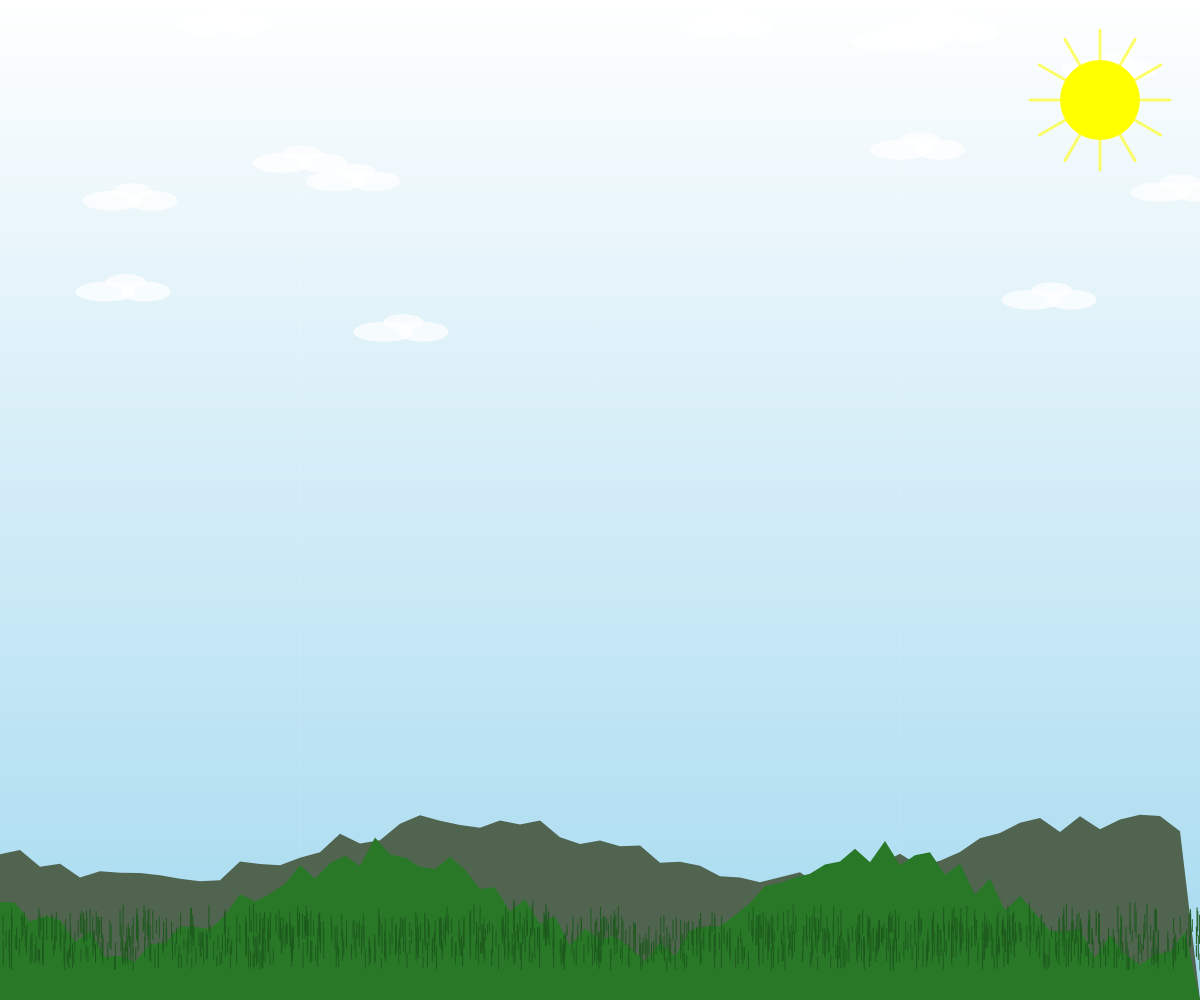
Frame 1 (no input)
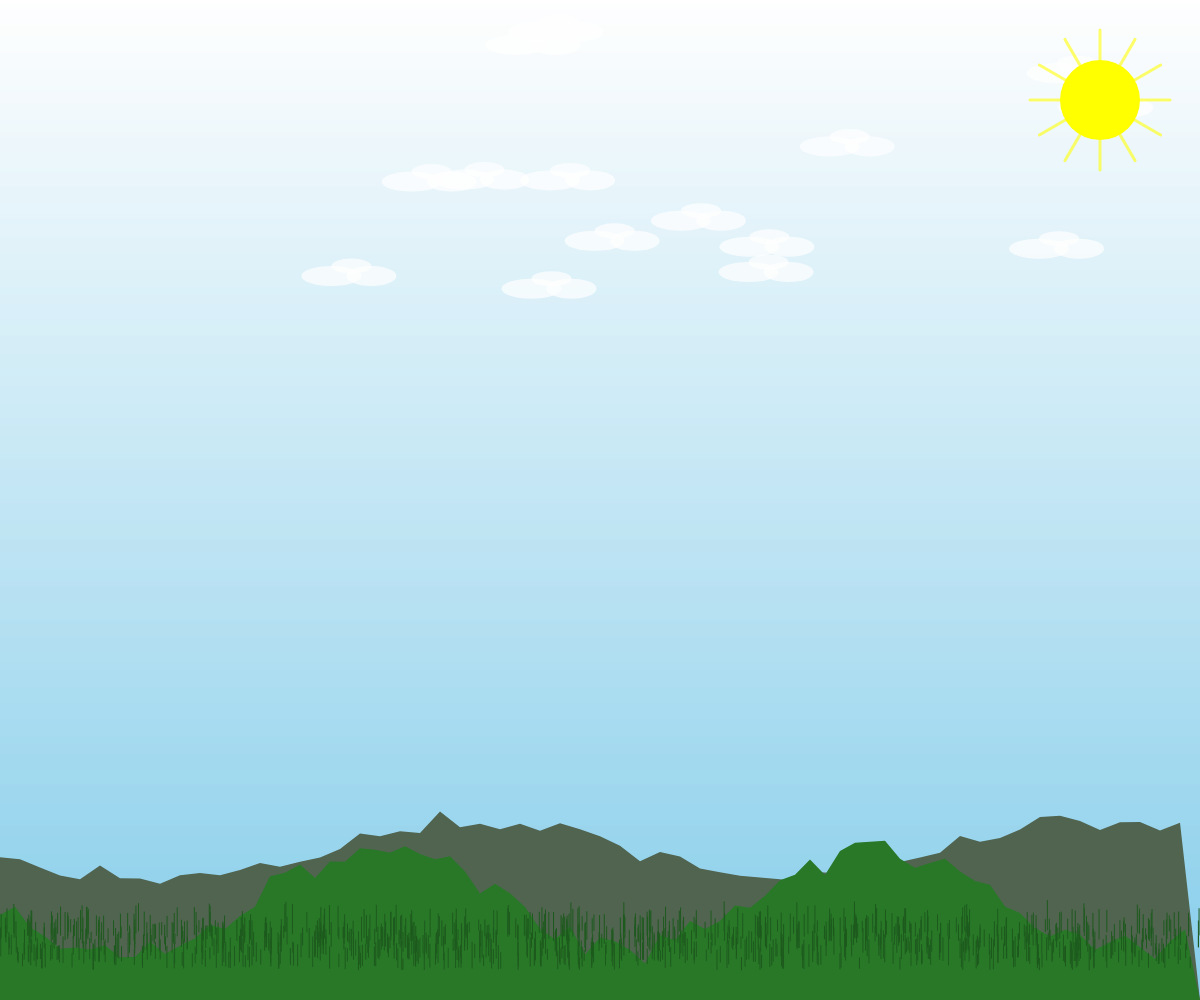
Frame 2 (the mouse pressed at the canvas centre, redrawn once)

The p5.js sketch that drew these frames (run headless with seeded random() and noise() and a simulated clock; the mouse was pressed at the canvas centre and the sketch redrawn once):

// p5.js sketch
// ── sketch.js
function setup() {
  createCanvas(windowWidth, windowHeight);
  noLoop();
}

function draw() {
  // Sky gradient
  for (let y = 0; y < height; y++) {
    let inter = map(y, 0, height, 0, 1);
    let c = lerpColor(color(255, 255, 255), color(135, 206, 235), inter);
    stroke(c);
    line(0, y, width, y);
  }

  // Distant mountains (hazy)
  fill(80, 100, 80);
  noStroke();
  beginShape();
  vertex(0, height);
  for (let x = 0; x < width; x += 20) {
    let y = height - 150 + sin(x / 100) * 30 + random(-10, 10);
    vertex(x, y);
  }
  vertex(width, height);
  endShape(CLOSE);

  // Midground hills
  fill(40, 120, 40);
  beginShape();
  vertex(0, height);
  for (let x = 0; x < width; x += 15) {
    let y = height - 100 + sin(x / 80) * 50 + random(-15, 15);
    vertex(x, y);
  }
  vertex(width, height);
  endShape(CLOSE);

  // Foreground grass
  stroke(30, 90, 30);
  strokeWeight(1);
  for (let i = 0; i < 1000; i++) {
    let x = random(width);
    let y = height - 50 + random(-20, 20);
    let len = random(10, 30);
    line(x, y, x, y - len);
  }

  // Clouds
  fill(255, 255, 255, 180);
  noStroke();
  for (let i = 0; i < 15; i++) {
    let x = random(width);
    let y = random(height / 3);
    ellipse(x, y, 60, 20);
    ellipse(x + 20, y - 10, 40, 15);
    ellipse(x + 40, y, 50, 20);
  }

  // Sun
  fill(255, 255, 0);
  noStroke();
  ellipse(width - 100, 100, 80, 80);

  // Sun rays
  stroke(255, 255, 0, 150);
  strokeWeight(3);
  for (let i = 0; i < 12; i++) {
    let angle = (i / 12) * TWO_PI;
    let x1 = width - 100 + cos(angle) * 40;
    let y1 = 100 + sin(angle) * 40;
    let x2 = width - 100 + cos(angle) * 70;
    let y2 = 100 + sin(angle) * 70;
    line(x1, y1, x2, y2);
  }
}
